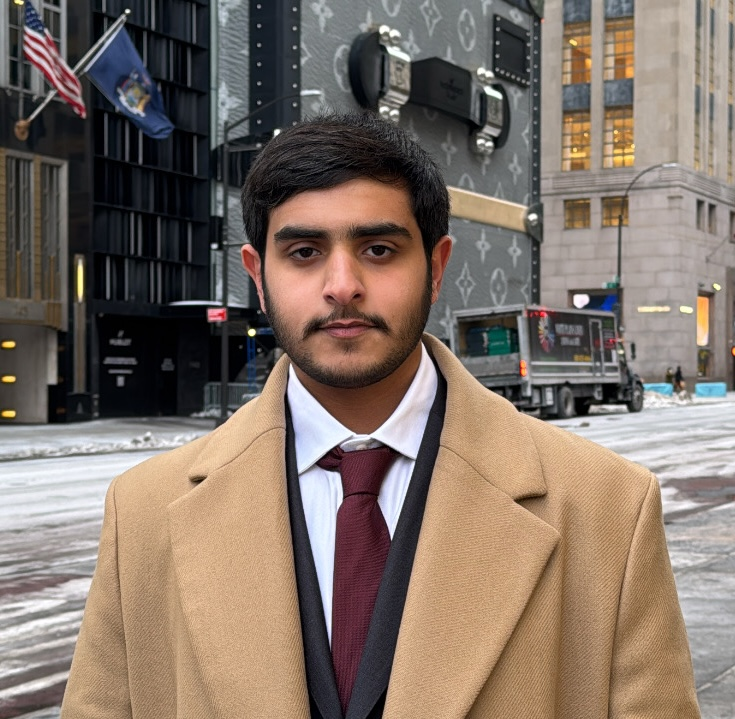
#> input picture me.JPG.jpg, 735 x 719 px
$ python 15sep.py   (older library calls are emulated)
#> lines starting #> are read from the running program, lines starting #| are printed output that depends on the picture; after the words box and inside, x2 and y2 are one past the last pixel; in counts of white or black regions, pixels touching at a corner belong together
"""Binary morphology + convolution kernel demo.

Part 1 (binary morphology): grayscale -> threshold to binary -> erosion,
dilation, opening, closing, hit-or-miss, boundary extraction,
skeletonization, and pruning.

Part 2 (kernels): classic 3x3 convolution kernels (blur, sharpen, edge
detection, Sobel, emboss) applied directly to the grayscale image.
"""

from pathlib import Path

import cv2
import matplotlib.pyplot as plt
import numpy as np

INPUT_PATH = "me.JPG.jpg"
MORPH_OUTPUT_DIR = "morphology_output"
KERNEL_OUTPUT_DIR = "kernel_output"
STRUCTURING_ELEMENT = cv2.getStructuringElement(cv2.MORPH_RECT, (3, 3))

CONV_KERNELS = {
    "box_blur": np.ones((3, 3), dtype=np.float32) / 9,
    "gaussian_blur": np.array([[1, 2, 1], [2, 4, 2], [1, 2, 1]], dtype=np.float32) / 16,
    "sharpen": np.array([[0, -1, 0], [-1, 5, -1], [0, -1, 0]], dtype=np.float32),
    "laplacian_edges": np.array([[0, 1, 0], [1, -4, 1], [0, 1, 0]], dtype=np.float32),
    "sobel_x": np.array([[-1, 0, 1], [-2, 0, 2], [-1, 0, 1]], dtype=np.float32),
    "sobel_y": np.array([[-1, -2, -1], [0, 0, 0], [1, 2, 1]], dtype=np.float32),
    "emboss": np.array([[-2, -1, 0], [-1, 1, 1], [0, 1, 2]], dtype=np.float32),
}


# --- Part 1: binary morphology -------------------------------------------

def to_binary(gray):
    """Otsu picks the threshold value T automatically from the image
    histogram; pixels below T become 0, pixels at/above T become 1."""
    _, binary = cv2.threshold(gray, 0, 1, cv2.THRESH_BINARY + cv2.THRESH_OTSU)
    return binary


def boundary(binary, kernel):
    """boundary = A - erosion(A)."""
    eroded = cv2.erode(binary, kernel)
    return cv2.subtract(binary, eroded)


def isolated_point_hitmiss(binary):
    """Hit-or-miss with a foreground SE (center=1) and background SE (all 8
    neighbors=-1) finds foreground pixels with no foreground neighbors."""
    kernel = np.array(
        [[-1, -1, -1],
         [-1,  1, -1],
         [-1, -1, -1]],
        dtype=np.int8,
    )
    return cv2.morphologyEx(binary, cv2.MORPH_HITMISS, kernel)


def skeletonize(binary):
    """cv2.ximgproc.thinning silently returns an empty image unless the input
    is scaled to 0/255, so binary (0/1) is rescaled before passing it in."""
    thinned = cv2.ximgproc.thinning(binary * 255, thinningType=cv2.ximgproc.THINNING_ZHANGSUEN)
    return (thinned > 0).astype(np.uint8)


def prune(skeleton, iterations=5):
    """Iteratively remove endpoints (foreground pixels with exactly one
    foreground 8-neighbor) to clean up short spurs left after thinning."""
    pruned = skeleton.copy()
    neighbor_kernel = np.array(
        [[1, 1, 1],
         [1, 0, 1],
         [1, 1, 1]],
        dtype=np.uint8,
    )
    for _ in range(iterations):
        mask = (pruned > 0).astype(np.uint8)
        neighbor_counts = cv2.filter2D(mask, -1, neighbor_kernel, borderType=cv2.BORDER_CONSTANT)
        endpoints = (mask == 1) & (neighbor_counts == 1)
        pruned[endpoints] = 0
    return pruned


def morphology_results(gray):
    binary = to_binary(gray)
    skeleton = skeletonize(binary)
    return {
        "grayscale": gray,
        "binary": binary,
        "erosion": cv2.erode(binary, STRUCTURING_ELEMENT),
        "dilation": cv2.dilate(binary, STRUCTURING_ELEMENT),
        "opening": cv2.morphologyEx(binary, cv2.MORPH_OPEN, STRUCTURING_ELEMENT),
        "closing": cv2.morphologyEx(binary, cv2.MORPH_CLOSE, STRUCTURING_ELEMENT),
        "boundary": boundary(binary, STRUCTURING_ELEMENT),
        "hitmiss_isolated_points": isolated_point_hitmiss(binary),
        "skeleton": skeleton,
        "pruned_skeleton": prune(skeleton, iterations=5),
    }


# --- Part 2: convolution kernels ------------------------------------------

def apply_conv_kernel(gray, kernel):
    """Kernels with negative weights (sharpen/edges/sobel/emboss) can produce
    negative or >255 values; filter in float64 then take the absolute value
    and clip back to 0-255 for display via convertScaleAbs."""
    filtered = cv2.filter2D(gray, cv2.CV_64F, kernel)
    return cv2.convertScaleAbs(filtered)


def kernel_results(gray):
    results = {"grayscale": gray}
    for name, kernel in CONV_KERNELS.items():
        results[name] = apply_conv_kernel(gray, kernel)
    return results


# --- Saving / display -------------------------------------------------

def save_results(results, output_dir):
    """Binary-morphology results are stored as 0/1 so the array values match
    the erode/dilate/hit-or-miss math exactly; scale to 0/255 only here, for
    writing/plotting, so they're actually visible."""
    Path(output_dir).mkdir(exist_ok=True)
    displayable = {
        name: image * 255 if image.max() <= 1 else image
        for name, image in results.items()
    }
    for name, image in displayable.items():
        cv2.imwrite(f"{output_dir}/{name}.png", image)
    print(f"Saved {len(displayable)} images to {output_dir}/")
    return displayable


def build_grid(displayable, output_dir, filename="grid.png"):
    cols = 3
    rows = -(-len(displayable) // cols)  # ceil division
    fig, axes = plt.subplots(rows, cols, figsize=(4 * cols, 4 * rows))
    for ax, (name, image) in zip(axes.flat, displayable.items()):
        ax.imshow(image, cmap="gray")
        ax.set_title(name)
        ax.axis("off")
    for ax in axes.flat[len(displayable):]:
        ax.axis("off")
    fig.tight_layout()
    grid_path = Path(output_dir, filename).resolve()
    fig.savefig(grid_path, dpi=150)
    print(f"Saved comparison grid to {grid_path}")
    return fig


def main():
    img = cv2.imread(INPUT_PATH)
#> img is the input picture: shape (719, 735, 3); mean B, G, R 103.8, 114.1, 128.6
    if img is None:
        raise SystemExit(f"Could not read image at {INPUT_PATH}")
    gray = cv2.cvtColor(img, cv2.COLOR_BGR2GRAY)
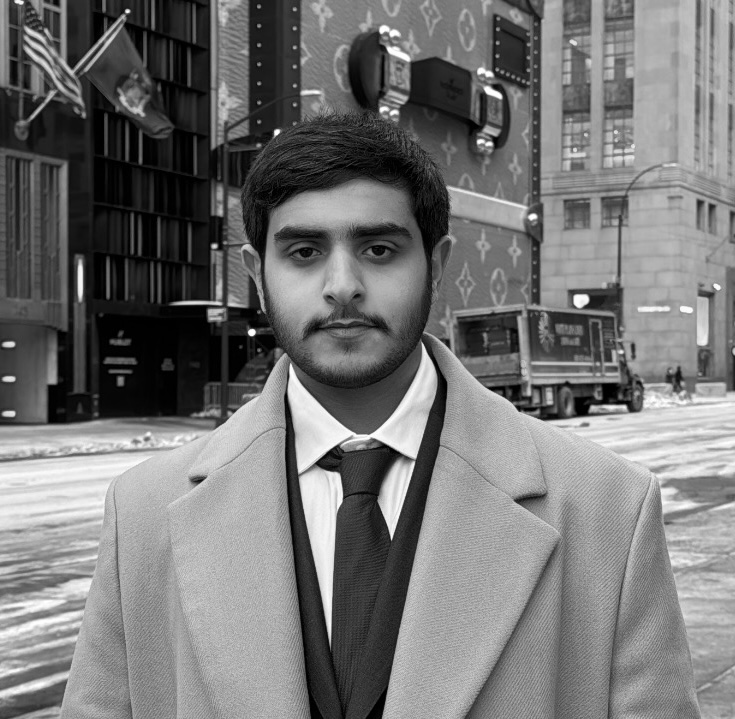
#> gray: shape (719, 735); min 0, max 255, mean 117.3

    morph_displayable = save_results(morphology_results(gray), MORPH_OUTPUT_DIR)
#> in to_binary, `_, binary = cv2.threshold(gray, 0, 1, cv2.THRESH_BINARY + cv2.THRESH_O..`:
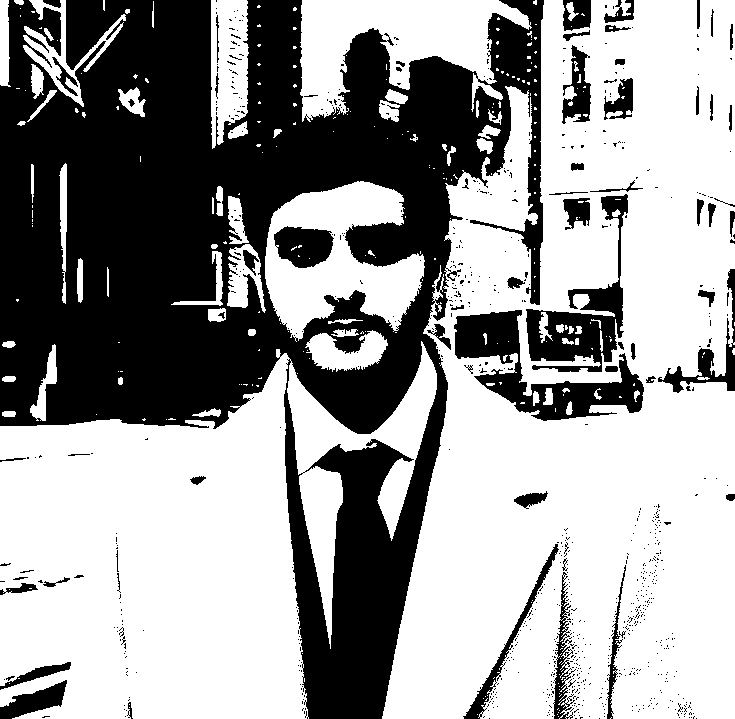
#> binary: shape (719, 735); values 0 (black) and 1 (white), 60.9% white; 838 black regions (774 under 20 px), largest, box (x1, y1, x2, y2) and area: (0, 0, 544, 719) 176520, (454, 310, 644, 421) 7294, (526, 194, 628, 372) 5716
#> in skeletonize, `thinned = cv2.ximgproc.thinning(binary * 255, thinningType=cv2.ximgpro..`: thinned: shape (719, 735); 5.8% white in thin lines or dots
#> in skeletonize, `return (thinned > 0).astype(np.uint8)`: returned value: shape (719, 735); values 0 (black) and 1 (white), 5.8% white in thin lines or dots
#> in boundary, `eroded = cv2.erode(binary, kernel)`: eroded: shape (719, 735); values 0 (black) and 1 (white), 55% white; 237 black regions (147 under 20 px), largest, box (x1, y1, x2, y2) and area: (0, 0, 545, 719) 192680, (453, 309, 645, 422) 8937, (525, 176, 644, 373) 7699
#> in boundary, `return cv2.subtract(binary, eroded)`:
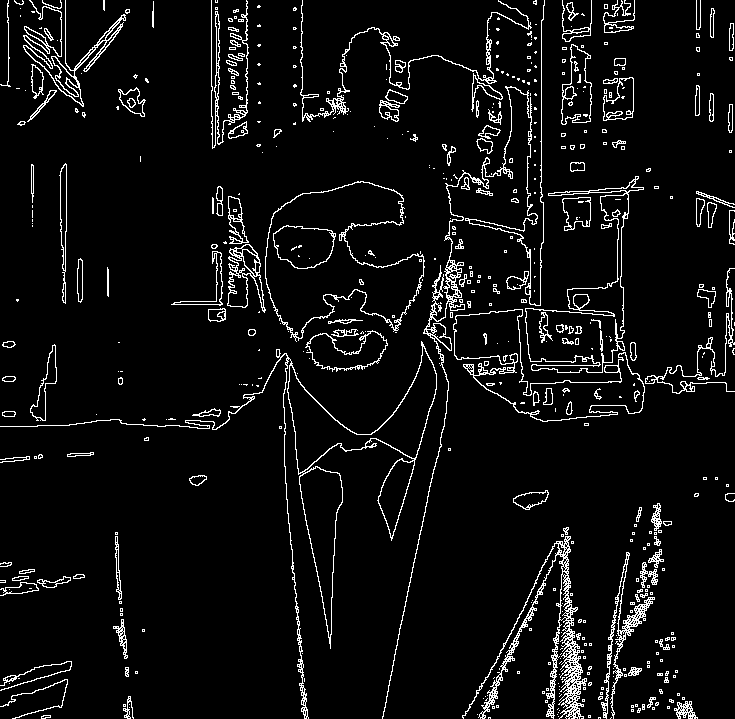
#> returned value: shape (719, 735); values 0 (black) and 1 (white), 5.8% white in thin lines or dots
#> in isolated_point_hitmiss, `kernel = np.array( [[-1, -1, -1], [-1,  1, -1], [-1, -1, -1]], dtype=n..`: kernel = [[-1, -1, -1], [-1, 1, -1], [-1, -1, -1]]
#> in isolated_point_hitmiss, `return cv2.morphologyEx(binary, cv2.MORPH_HITMISS, kernel)`: returned value: shape (719, 735); values 0 (black) and 1 (white), 0.01% white in thin lines or dots, all inside (x1, y1, x2, y2) = (9, 8, 650, 717)
#> after the loop in prune, `for _ in range(iterations):`: mask: shape (719, 735); values 0 (black) and 1 (white), 5.5% white in thin lines or dots
#> after the loop in prune, `for _ in range(iterations):`:
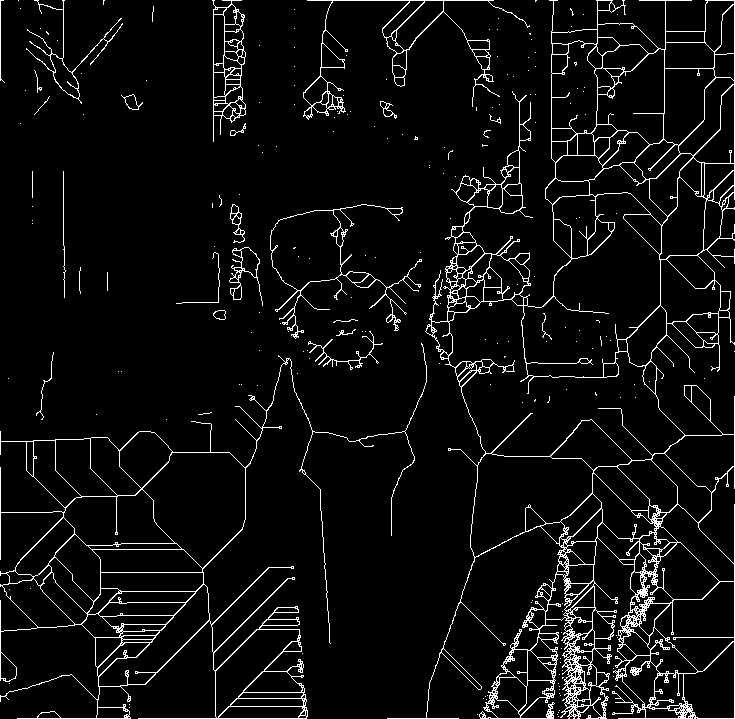
#> pruned: shape (719, 735); values 0 (black) and 1 (white), 5.5% white in thin lines or dots
#> in save_results, `displayable = { name: image * 255 if image.max() <= 1 else image for n..`: displayable = 10 items
#> the loop in save_results, `for name, image in displayable.items():` made 10 passes
#> name on passes 1 to 10: 'grayscale', 'binary', 'erosion', 'dilation', 'opening', 'closing', 'boundary', 'hitmiss_isolated_points', 'skeleton', 'pruned_skeleton'
#| Saved 10 images to morphology_output/
#> morph_displayable = 10 items
    build_grid(morph_displayable, MORPH_OUTPUT_DIR)
#> in build_grid, `rows = -(-len(displayable) // cols)`: rows = 4
#> the loop in build_grid, `for ax, (name, image) in zip(axes.flat, displayable.items()):` made 10 passes
#> the loop in build_grid, `for ax in axes.flat[len(displayable):]:` made 2 passes
#> in build_grid, `fig.savefig(grid_path, dpi=150)`:
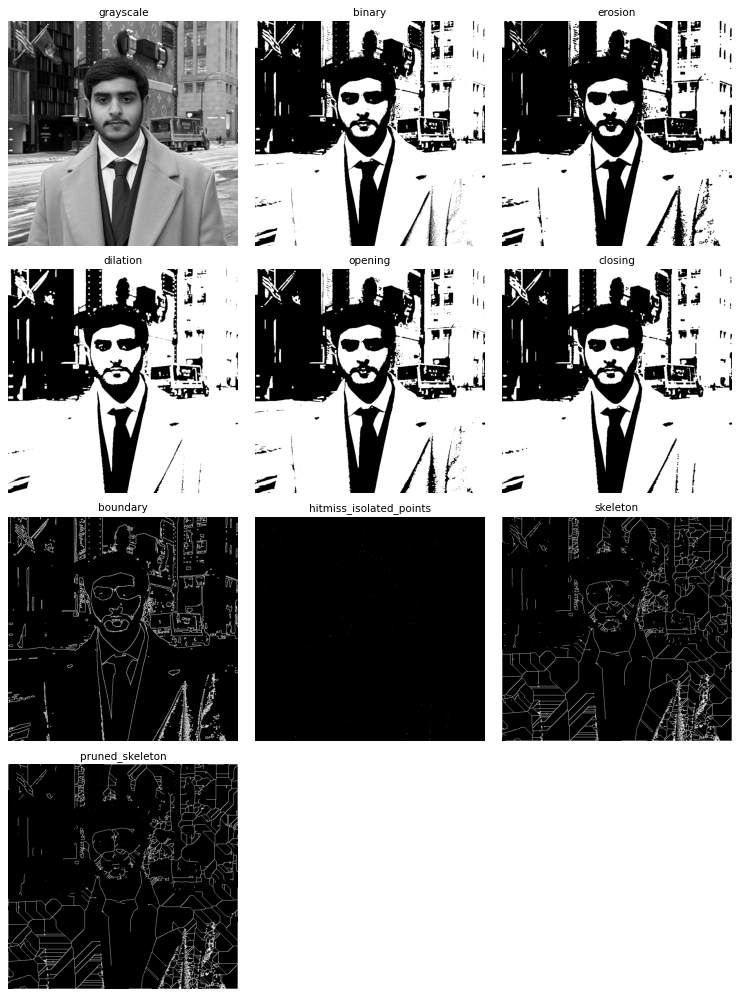
#> figure drawn by matplotlib, 10 panels

    kernel_displayable = save_results(kernel_results(gray), KERNEL_OUTPUT_DIR)
#> the loop in kernel_results, `for name, kernel in CONV_KERNELS.items():` made 7 passes
#> pass 3, in apply_conv_kernel (call 3), `filtered = cv2.filter2D(gray, cv2.CV_64F, kernel)`:
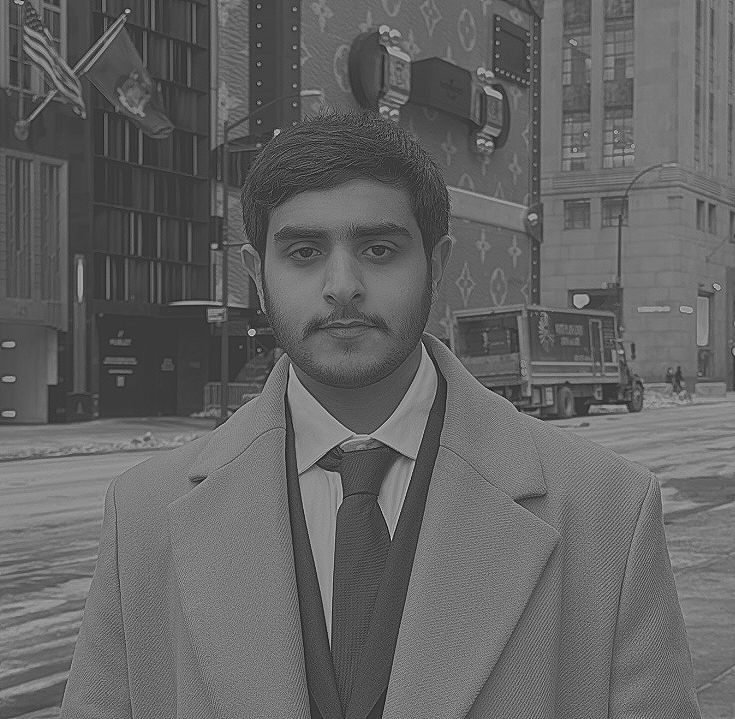
#> filtered: shape (719, 735) float64; min -168, max 555, mean 117.3; drawn with min black and max white
#> after the loop in kernel_results, `for name, kernel in CONV_KERNELS.items():`: results = 8 items
#> the loop in save_results (call 2), `for name, image in displayable.items():` made 8 passes
#| Saved 8 images to kernel_output/
#> kernel_displayable = 8 items
    build_grid(kernel_displayable, KERNEL_OUTPUT_DIR)
#> call 2 of build_grid, with output_dir = 'kernel_output', filename = 'grid.png'
#> in build_grid (call 2), `rows = -(-len(displayable) // cols)`: rows = 3
#> the loop in build_grid (call 2), `for ax, (name, image) in zip(axes.flat, displayable.items()):` made 8 passes
#> the loop in build_grid (call 2), `for ax in axes.flat[len(displayable):]:` made 1 pass
#> in build_grid (call 2), `fig.savefig(grid_path, dpi=150)`:
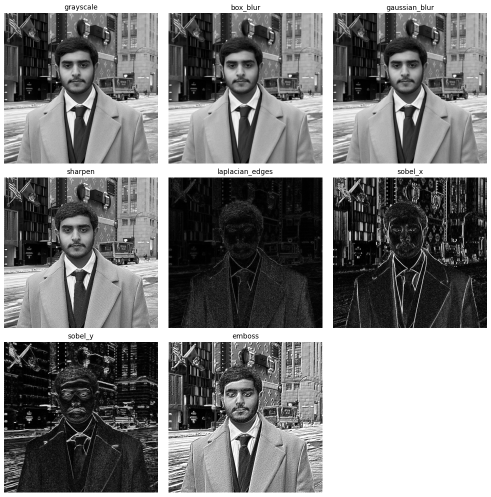
#> figure drawn by matplotlib, 8 panels

    plt.show()


if __name__ == "__main__":
    main()
